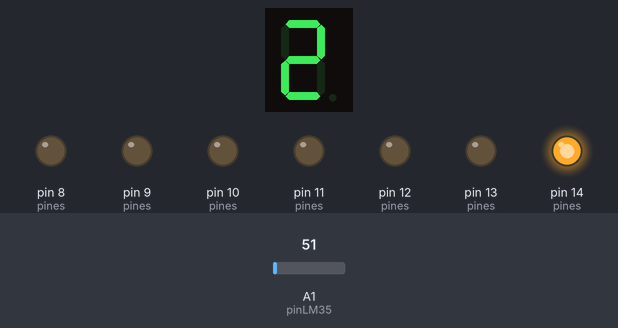
Bench run of a sketch on a simulated Arduino Uno, built with avr-gcc and run on an emulated ATmega328P. On the bench: 1-digit seven-segment display, output pins drawn as LEDs (lit = HIGH). Wiring (inferred from the names in the program): 1-digit 7-segment display, segments lit when LOW: segments pin 1, pin 2, pin 3, pin 4, pin 5, pin 6, pin 7. The test bench sets the inputs (shaded band); at power-on: A1 (pinLM35) = 51. The segment pins are drawn as the display they are named for; pins used as bus, display or sensor lines are not drawn.

Above: at 3.8 s.
3.9 s: A1 (pinLM35) set to 61
At 6.8 s:
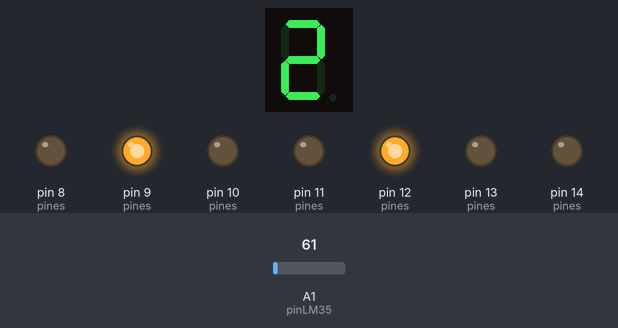
7.8 s: A1 (pinLM35) set to 63
At 10.3 s:
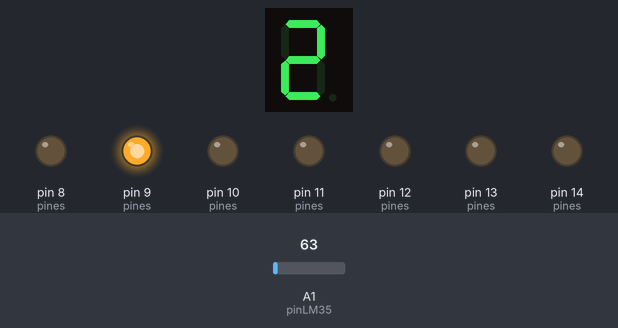
11.7 s: A1 (pinLM35) set to 71
At 12.6 s:
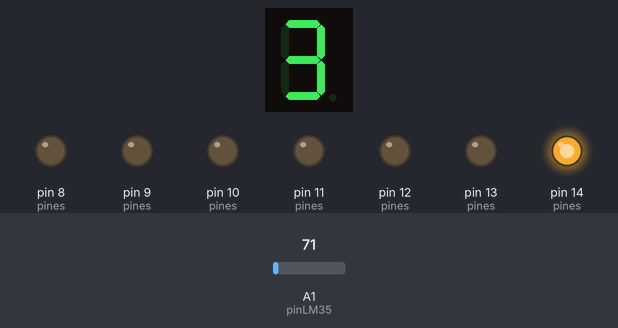
15.6 s: A1 (pinLM35) set to 86
At 18.4 s:
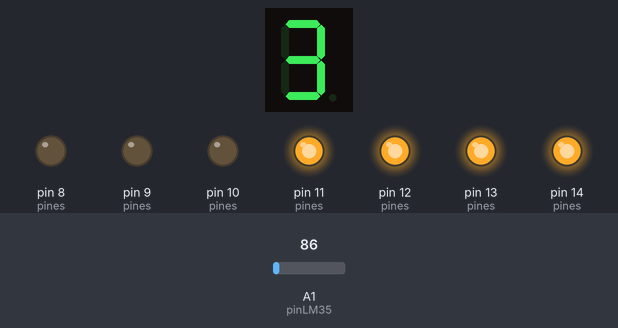
19.5 s: A1 (pinLM35) set to 112
At 21.9 s:
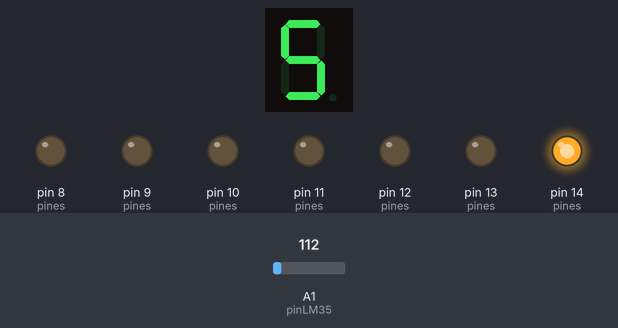
Timing chart, 0 to 23.4 s (numbered marks = the images above; inputs shaded):
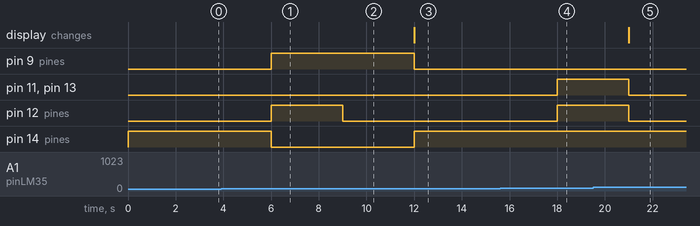

Measured:
- the behaviour switches between 62 and 63 on A1 (pinLM35) (found by bisection; images 1 and 2)
- after the input at 3.9 s, pin 9 (pines), pin 12 (pines): LOW → HIGH after 2.1 s; pin 14 (pines): HIGH → LOW after 2.1 s
- after the input at 7.8 s, pin 12 (pines): HIGH → LOW after 1.2 s
- after the input at 11.7 s, pin 9 (pines): HIGH → LOW after 0.30 s; pin 14 (pines): LOW → HIGH after 0.30 s; the display: changes after 0.30 s (image 3)
- after the input at 15.6 s, pin 11 (pines), pin 12 (pines), pin 13 (pines): LOW → HIGH after 2.4 s
- after the input at 19.5 s, pin 11 (pines), pin 12 (pines), pin 13 (pines): HIGH → LOW after 1.5 s; the display: changes after 1.5 s (image 5)

The sketch:

temperatura.ino
```cpp
/*
  temperatyra y display
*/

//pines para 1er digito
/*int a = 1;
int b = 2;
int c = 3;
int d = 4;
int e = 5;
int f = 6;
int g = 7;*/

//pines para 2do digito
/*int a2 = 8;
int b2 = 9;
int c2 = 10;
int d2 = 11;
int e2 = 12;
int f2 = 13;
int g2 = 14;*/


int pines[2][7] = {{1,2,3,4,5,6,7}, //1er digito ->posicion 0
                   {8,9,10,11,12,13,14} //2do digito ->posicion 1
                  };

//para este display, el cero prende la barra!!
int seven_seg_digits[10][7] = { {0,0,0,0,0,0,1},  // = 0
                                 {1,0,0,1,1,1,1},  // = 1
                                 {0,0,1,0,0,1,0},  // = 2
                                 {0,0,0,0,1,1,0},  // = 3
                                 {1,0,0,1,1,0,0},  // = 4
                                 {0,1,0,0,1,0,0},  // = 5
                                 {0,1,0,0,0,0,0},  // = 6
                                 {0,0,0,1,1,1,1},  // = 7
                                 {0,0,0,0,0,0,0},  // = 8
                                 {0,0,0,1,1,0,0}   // = 9
                                };


//temperatura
float tempC; // Variable para almacenar el valor obtenido del sensor (0 a 1023)
int pinLM35 = 15; // Variable del pin de entrada del sensor (A1)
int tempCOut = 0;

void pintarNumero(int numero){
  if(numero>=10){
    int unidad = numero%10;
    int decena = floor(numero /10);
    for(int j=0;j<7;j++){
      digitalWrite(pines[0][j], seven_seg_digits[decena][j]);
    }

    for(int j=0;j<7;j++){
      digitalWrite(pines[1][j], seven_seg_digits[unidad][j]);
    }
  }else{
   apagarDigito(0);
   for(int j=0;j<7;j++){
    digitalWrite(pines[1][j], seven_seg_digits[numero][j]);
   }
  }

}

void apagarDigito(int digito){
  for(int j=0;j<7;j++){
    digitalWrite(pines[digito][j], 1);
  }
}

// the setup function runs once when you press reset or power the board
void setup() {
  //ojo que al habilitar el puero serial, el pin Digital D2(2) queda titilando!!
  //Serial.begin(9600);
  //inicializo display
  for(int i=0;i<7;i++){
    pinMode(pines[0][i], OUTPUT);
    pinMode(pines[1][i], OUTPUT);
    digitalWrite(pines[0][i], 1);
    digitalWrite(pines[1][i], 1);
  }

  //// Cambiamos referencia de las entradas analógicas para temperatura
  //analogReference(INTERNAL);

  /*pinMode(a, OUTPUT);
  digitalWrite(a, 1);
  pinMode(b, OUTPUT);
  digitalWrite(b, 1);
  pinMode(c, OUTPUT);
  digitalWrite(c, 1);
  pinMode(d, OUTPUT);
  digitalWrite(d, 1);
  pinMode(e, OUTPUT);
  digitalWrite(e, 1);
  pinMode(f, OUTPUT);
  digitalWrite(f, 1);
  pinMode(g, OUTPUT);
  digitalWrite(g, 1);*/
  /*pinMode(a2, OUTPUT);
  digitalWrite(a2, 1);
  pinMode(b2, OUTPUT);
  digitalWrite(b2, 1);
  pinMode(c2, OUTPUT);
  digitalWrite(c2, 1);
  pinMode(d2, OUTPUT);
  digitalWrite(d2, 1);
  pinMode(e2, OUTPUT);
  digitalWrite(e2, 1);
  pinMode(f2, OUTPUT);
  digitalWrite(f2, 1);
  pinMode(g2, OUTPUT);
  digitalWrite(g2, 1); */

}


// the loop function runs over and over again forever
void loop() {
  // Con analogRead leemos el sensor, que es un valor de 0 a 1023
  tempC = analogRead(pinLM35);

  // Calculamos la temperatura con la fórmula
  tempC = ((5.0 * tempC * 100.0)/1024.0)-5;//le resto 5 porque es el error q me da respecto del termometro analog.

  if(tempCOut==0 || tempCOut!=round(tempC)){
    tempCOut = round(tempC);
    pintarNumero(tempCOut);
  }

  // Esperamos un tiempo para repetir el loop
  delay(3000);

  //Serial.println(tempC);
//pintarNumero(21);
  /*for (int i=0;i<=99;i++){
      pintarNumero(i);
      delay(500);
  }*/
}
```
